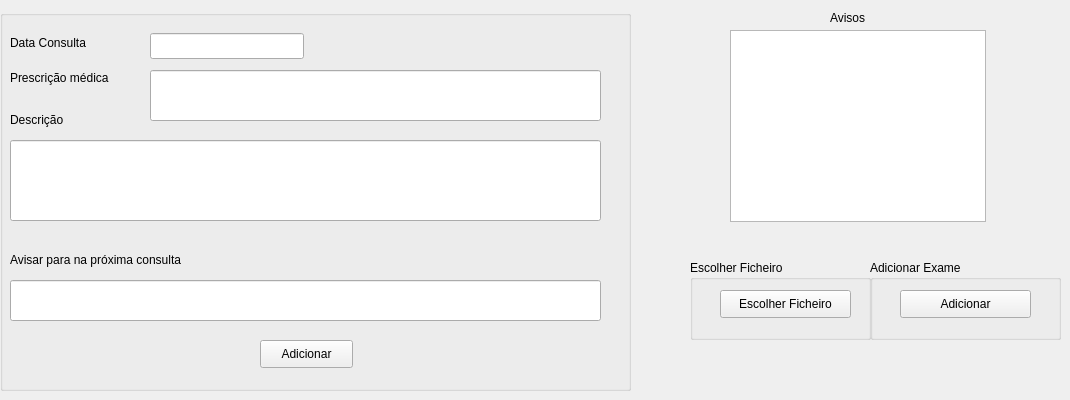
      <widget class="QWidget" name="tab_7">
       <attribute name="title">
        <string>Relatório</string>
       </attribute>
       <widget class="QGroupBox" name="groupBox_4">
        <property name="geometry">
         <rect>
          <x>0</x>
          <y>10</y>
          <width>631</width>
          <height>381</height>
         </rect>
        </property>
        <property name="title">
         <string/>
        </property>
        <widget class="QLineEdit" name="lineEdit_82">
         <property name="geometry">
          <rect>
           <x>150</x>
           <y>23</y>
           <width>154</width>
           <height>26</height>
          </rect>
         </property>
        </widget>
        <widget class="QLineEdit" name="lineEdit_92">
         <property name="geometry">
          <rect>
           <x>10</x>
           <y>130</y>
           <width>591</width>
           <height>81</height>
          </rect>
         </property>
        </widget>
        <widget class="QPushButton" name="addAppointmentReport">
         <property name="geometry">
          <rect>
           <x>260</x>
           <y>330</y>
           <width>93</width>
           <height>28</height>
          </rect>
         </property>
         <property name="text">
          <string>Adicionar</string>
         </property>
        </widget>
        <widget class="QLabel" name="label_77">
         <property name="geometry">
          <rect>
           <x>10</x>
           <y>58</y>
           <width>131</width>
           <height>20</height>
          </rect>
         </property>
         <property name="text">
          <string>Prescrição médica</string>
         </property>
        </widget>
        <widget class="QLineEdit" name="lineEdit_94">
         <property name="geometry">
          <rect>
           <x>150</x>
           <y>60</y>
           <width>451</width>
           <height>51</height>
          </rect>
         </property>
         <property name="text">
          <string/>
         </property>
         <property name="echoMode">
          <enum>QLineEdit::Password</enum>
         </property>
        </widget>
        <widget class="QLabel" name="label_88">
         <property name="geometry">
          <rect>
           <x>10</x>
           <y>100</y>
           <width>71</width>
           <height>20</height>
          </rect>
         </property>
         <property name="text">
          <string>Descrição</string>
         </property>
        </widget>
        <widget class="QLabel" name="label_89">
         <property name="geometry">
          <rect>
           <x>10</x>
           <y>23</y>
           <width>110</width>
           <height>20</height>
          </rect>
         </property>
         <property name="text">
          <string>Data Consulta</string>
         </property>
        </widget>
        <widget class="QLineEdit" name="lineEdit_93">
         <property name="geometry">
          <rect>
           <x>10</x>
           <y>270</y>
           <width>591</width>
           <height>41</height>
          </rect>
         </property>
         <property name="text">
          <string/>
         </property>
        </widget>
        <widget class="QLabel" name="label_90">
         <property name="geometry">
          <rect>
           <x>10</x>
           <y>240</y>
           <width>231</width>
           <height>20</height>
          </rect>
         </property>
         <property name="text">
          <string>Avisar para na próxima consulta</string>
         </property>
        </widget>
       </widget>
       <widget class="QGroupBox" name="groupBox_5">
        <property name="geometry">
         <rect>
          <x>690</x>
          <y>260</y>
          <width>181</width>
          <height>80</height>
         </rect>
        </property>
        <property name="title">
         <string>Escolher Ficheiro</string>
        </property>
        <widget class="QPushButton" name="addExamFile">
         <property name="geometry">
          <rect>
           <x>30</x>
           <y>30</y>
           <width>131</width>
           <height>28</height>
          </rect>
         </property>
         <property name="text">
          <string>Escolher Ficheiro</string>
         </property>
        </widget>
       </widget>
       <widget class="QTableView" name="tableView">
        <property name="geometry">
         <rect>
          <x>730</x>
          <y>30</y>
          <width>256</width>
          <height>192</height>
         </rect>
        </property>
       </widget>
       <widget class="QLabel" name="label_10">
        <property name="geometry">
         <rect>
          <x>830</x>
          <y>10</y>
          <width>55</width>
          <height>16</height>
         </rect>
        </property>
        <property name="text">
         <string>Avisos</string>
        </property>
       </widget>
       <widget class="QGroupBox" name="groupBox_7">
        <property name="geometry">
         <rect>
          <x>870</x>
          <y>260</y>
          <width>191</width>
          <height>80</height>
         </rect>
        </property>
        <property name="title">
         <string>Adicionar Exame</string>
        </property>
        <widget class="QPushButton" name="addAppointmentExam">
         <property name="geometry">
          <rect>
           <x>30</x>
           <y>30</y>
           <width>131</width>
           <height>28</height>
          </rect>
         </property>
         <property name="text">
          <string>Adicionar</string>
         </property>
        </widget>
       </widget>
      </widget>
